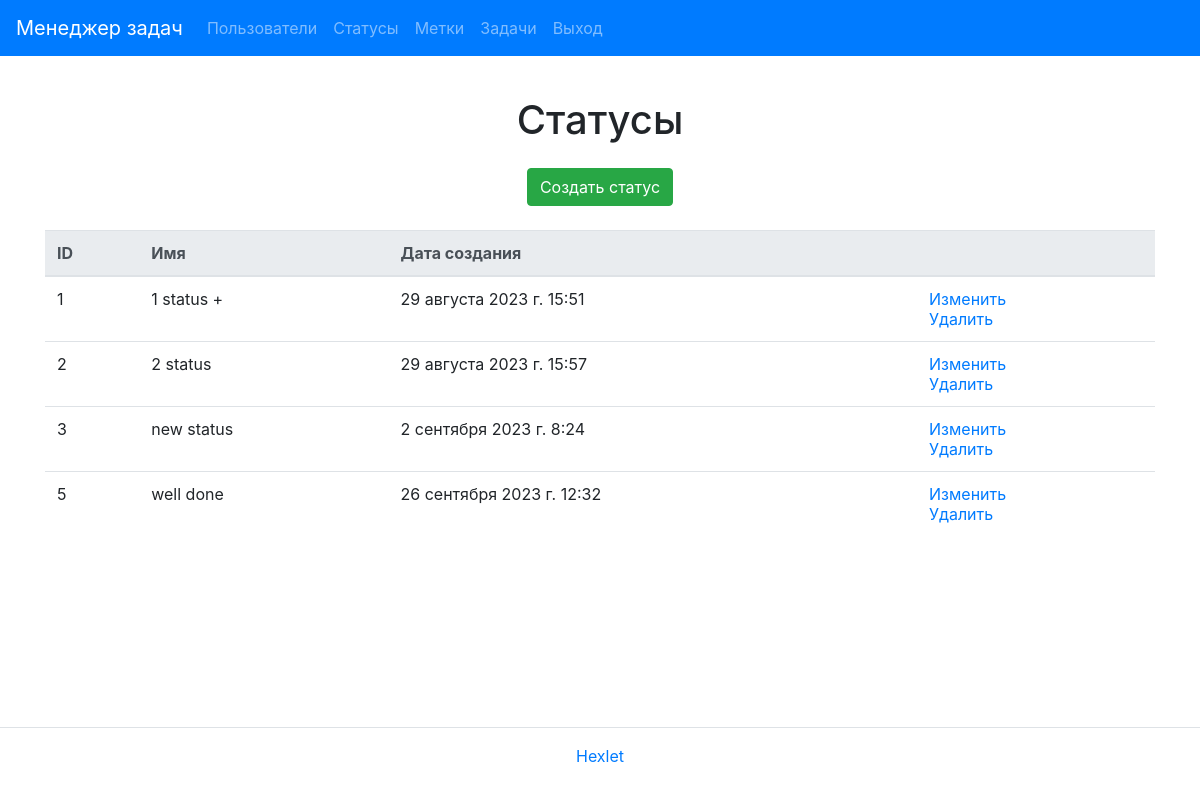
The app's page /statuses/ (signed in) with its own data.
### task_manager/statuses/models.py (models this page shows, shortened)
class Status(models.Model):
    name = models.CharField(max_length=30)
    created_at = models.DateTimeField(auto_now_add=True)

### task_manager/statuses/views.py (the view)
# urls.py: path('', StatusList.as_view(), name='status_index'),
class StatusList(UserLoginMixin, ListView):
    model = Status
    template_name = 'statuses/index.html'
    context_object_name = 'statuses'

### task_manager/templates/statuses/index.html
{% extends "base.html" %}
{% load i18n %}
{% block content %}
<div class="container">
  <h1 class="my-4 text-center">{% trans "Statuses" %}</h1>
  <div class="d-flex justify-content-center mt-3 mb-0">
    <a class="btn btn-success btn-md" href="{% url 'status_create' %}">{% trans "Create status" %}</a>
  </div>
  <table class="table table-lg-responsive table-hover mt-4">
    <thead class="thead-light">
        <tr>
            <th>{% trans "ID" %}</th>
            <th>{% trans "Name" %}</th>
            <th>{% trans "Creation date" %}</th>
            <th></th>
        </tr>
    </thead>
        {% if statuses %}
        <tbody>
            {% for status in statuses %}
            <tr>
                <td>{{ status.id }}</td>
                <td>{{ status.name }}</td>
                <td>{{ status.created_at }}</td>
                <td>
                    <a href="{% url 'status_update' status.id %}">{% trans "Modify" %}</a>
                    <br>
                    <a href="{% url 'status_delete' status.id %}">{% trans "Delete" %}</a>
                </td>
            </tr>
            {% endfor %}
        {% endif %}
        </tbody>
  </table>
</div>
{% endblock %}

### records on screen
Status: id "1", name "1 status +", created_at "29 августа 2023 г. 15:51"
Status: id "2", name "2 status", created_at "29 августа 2023 г. 15:57"
Status: id "3", name "new status", created_at "2 сентября 2023 г. 8:24"
Status: id "5", name "well done", created_at "26 сентября 2023 г. 12:32"
